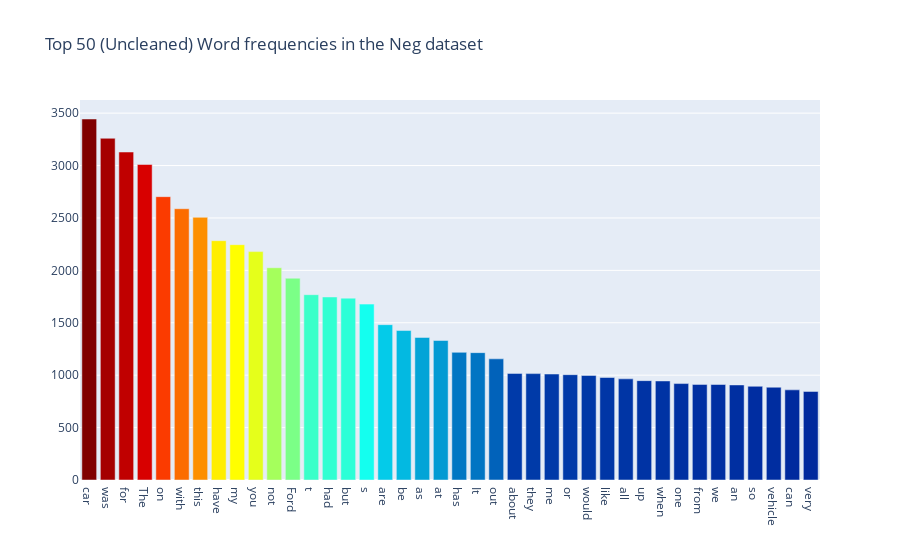

Here is the notebook cell this chart was saved with:
### Code cell
all_words = df_Neg['text'].str.split(expand=True).unstack().value_counts()
data = [go.Bar(
            x = all_words.index.values[10:50],
            y = all_words.values[10:50],
            marker= dict(colorscale='Jet',color = all_words.values[10:100]))]

layout = go.Layout(title='Top 50 (Uncleaned) Word frequencies in the Neg dataset')
fig = go.Figure(data=data, layout=layout)
py.iplot(fig, filename='basic-bar')

### Figure 1 — Plotly figure (JSON) as saved in the notebook; plotly's stock layout.template omitted (floating-point values rounded to 4 significant figures)
{"data": [{"marker": {"color": [3444, 3260, 3129, 3010, 2703, 2588, 2506, 2283, 2245, 2179, 2025, 1925, 1768, 1746, 1735, 1678, 1482, 1426, 1360, 1331, 1218, 1215, 1156, 1017, 1015, 1011, 1005, 997, 978, 965, 948, 945, 920, 912, 911, 907, 894, 885, 860, 845, 809, 794, 755, 748, 733, 723, 707, 707, 686, 684, 680, 670, 661, 656, 656, 654, 637, 632, 623, 614, 613, 578, 567, 554, 540, 538, 533, 523, 517, 516, 508, 504, 504, 497, 497, 486, 486, 479, 478, 476, 471, 470, 456, 455, 453, 453, 444, 442, 440, 439], "colorscale": [[0, "rgb(0,0,131)"], [0.2, "rgb(0,60,170)"], [0.4, "rgb(5,255,255)"], [0.6, "rgb(255,255,0)"], [0.8, "rgb(250,0,0)"], [1, "rgb(128,0,0)"]]}, "type": "bar", "x": ["car", "was", "for", "The", "on", "with", "this", "have", "my", "you", "not", "Ford", "t", "had", "but", "s", "are", "be", "as", "at", "has", "It", "out", "about", "they", "me", "or", "would", "like", "all", "up", "when", "one", "from", "we", "an", "so", "vehicle", "can", "very"], "y": [3444, 3260, 3129, 3010, 2703, 2588, 2506, 2283, 2245, 2179, 2025, 1925, 1768, 1746, 1735, 1678, 1482, 1426, 1360, 1331, 1218, 1215, 1156, 1017, 1015, 1011, 1005, 997, 978, 965, 948, 945, 920, 912, 911, 907, 894, 885, 860, 845]}], "layout": {"title": {"text": "Top 50 (Uncleaned) Word frequencies in the Neg dataset"}}}
